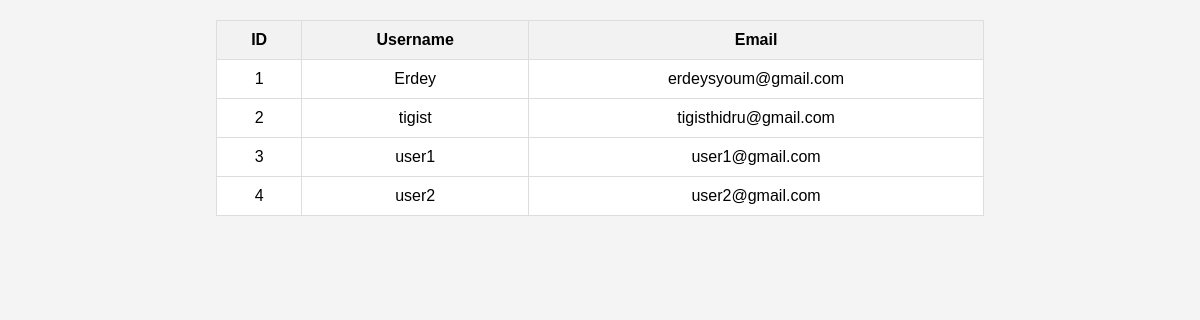
Page /users (signed in) on the earlier database version.
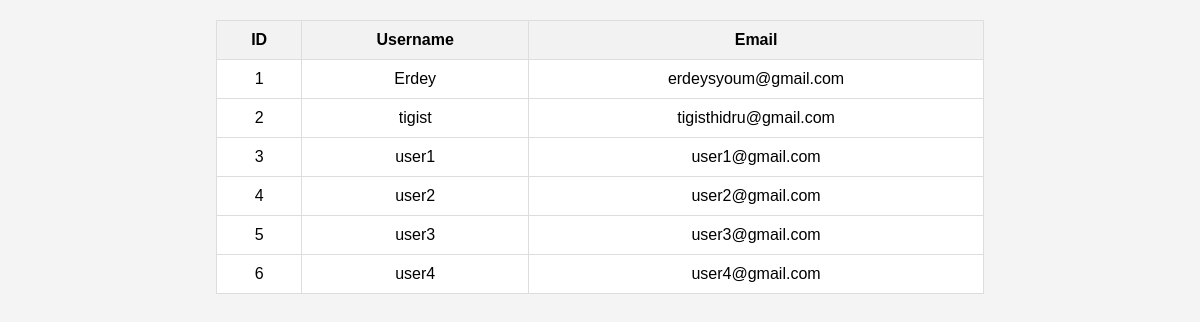
Same page on the later database version.
### app/models.py (models this page shows, shortened)
class User(UserMixin, db.Model):
    id = db.Column(db.Integer, primary_key=True)
    username = db.Column(db.String(50), unique=True, nullable=False)
    password = db.Column(db.String(50), nullable=False)
    email = db.Column(db.String(100), unique=True, nullable=False)
    contact_no = db.Column(db.Integer, unique=True)
    address = db.Column(db.String(100))
    role = db.Column(db.String(50), default='customer')

### app/routes.py (the view)
@app.route('/users')
@admin_required
def users():
    all_users = User.query.all()
    return render_template('users.html', users=all_users)

### app/__init__.py (called while the page is built)
@login_manager.user_loader
def load_user(user_id):
    return models.User.query.get(int(user_id))

### app/routes.py (called while the page is built)
def admin_required(f):
    @wraps(f)
    def decorated_function(*args, **kwargs):
        if 'user_id' not in session or session.get('user_role') != 'admin':
            flash('You do not have permission to access this page.')
            return redirect(url_for('index'))
        return f(*args, **kwargs)
    return decorated_function

### app/templates/users.html (shortened to what this page needs)
<!DOCTYPE html>
<html lang="en">
<head>
    <link rel="stylesheet" href="{{ url_for('static', filename='css/custom.css') }}">
</head>
<body>
<div class="container">
    <table class="table table-bordered mt-3">
        <thead>
        <tr>
            <th>ID</th>
            <th>Username</th>
            <th>Email</th>
        </tr>
        </thead>
        <tbody>
        {% for user in users %}
        <tr>
            <td>{{user.id }}</td>
            <td>{{user.username }}</td>
            <td>{{user.email}}</td>
        </tr>
        {% endfor %}
        </tbody>
    </table>
</div>
</body>
</html>

Differences in the rows shown:
added User: id "5", username "user3", email "user3@gmail.com"
added User: id "6", username "user4", email "user4@gmail.com"
